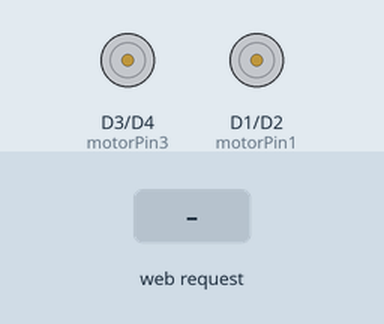
A sketch run on a simulated ESP8266 (NodeMCU). On the bench: motor-driver pin pairs drawn as motors (green arrow = first pin HIGH = forward, orange = second pin HIGH = backward, longer = more drive). The test bench sets the inputs (shaded band). What the sketch prints to the serial monitor is not drawn.

Above: at 1.2 s.
1.3 s: HTTP request GET /forwards received
At 1.9 s:
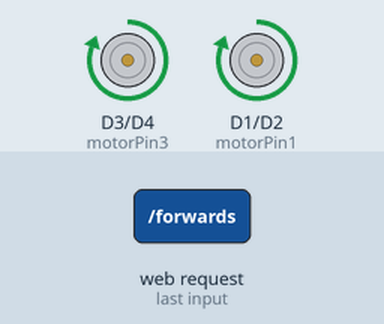
3.5 s: HTTP request GET /backwards received
At 4.1 s:
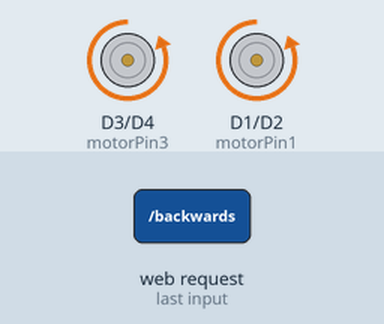
5.7 s: HTTP request GET /turnleft received
At 6.5 s:
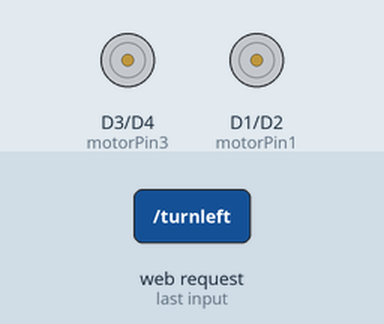
7.3 s: HTTP request GET /turnright received
At 7.8 s:
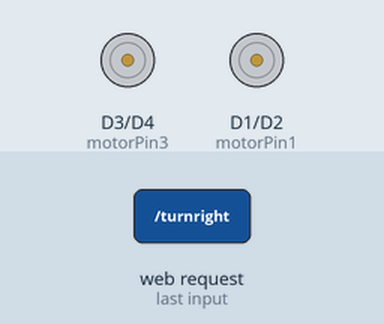
8.9 s: HTTP request GET /flipout received
At 10.1 s:
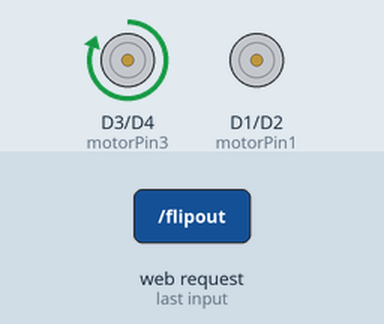
Timing chart, 0 to 12.5 s (numbered marks = the images above; inputs shaded):
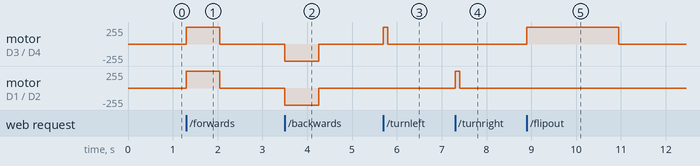

The sketch:

ball0.3.ino
```cpp
#include <ESP8266WiFi.h>
#include <WiFiClient.h>
#include <ESP8266WebServer.h>
#include <DNSServer.h>

int motorPin1 = D1; //A1-B
int motorPin2 = D2; //A1-A
int motorPin3 = D3; //B1-B
int motorPin4 = D4; //B1-A
int beepPin = D8;

int melody[] = {  1976,1976, 1568,1760, 3136, 1976};
int noteDurations[] = {  4, 8, 8, 4, 4, 4};
String responseHTML = "<!DOCTYPE html><head><meta name='viewport' content='width=device-width, initial-scale=1.0, maximum-scale=1.0, user-scalable=no' /><style>html, body {height: 100%; margin: 0px;}</style><title>BallBot</title></head><body><div id='top' style='height: 33%;'><a href=''><div id='topl' style='min-width: 33%; height: 100%; float:left'>x</div></a><a href='/forwards'><div id='topm' style='width: 33%; height: 100%; float:left; background-color: blue'><h1>&#8593;</h1></div></a><a href='/flipout'><div id='topr' style='width: 33%; height: 100%; float:left'>FLIPOUT</div></a></div><div id='middle' style='height: 33%'><a href='/turnleft'><div id='middlel' style='width: 33%; height: 100%; float:left; background-color: blue'><h1>&lt;X</h1></div></a><a href='/beep'><div id='middlem' style='width: 33%; height: 100%; float:left; background-color: red'></div></a><a href='/turnright'><div id='middler' style='width: 33%; height: 100%; float:left; background-color: blue'><h1>&gt;</h1></div></a></div><div id='bottom' style='height: 33%'><a href=''><div id='bottoml' style='width: 33%; height: 100%; float:left'></div></a><a href='/backwards'><div id='bottomm' style='width: 33%; height: 100%; float:left; background-color: blue'><h1>v</h1></div></a><a href=''><div id='bottomr' style='width: 33%; height: 100%; float:left;'></div></a></div></body></html>";

byte fullspeed = 255;
byte halfspeed = 120;
byte zerospeed = 0;

const byte DNS_PORT = 80;
IPAddress apIP(192, 168, 1, 1);
const char *ssidbot = "Dude";
const char *password = "thereisnospoon";
DNSServer dnsServer;
ESP8266WebServer server(80);
void robotBeep(){
  for (int thisNote = 0; thisNote < 8; thisNote++) {
    int noteDuration = 1000 / noteDurations[thisNote];
    tone(beepPin, melody[thisNote], noteDuration);
    int pauseBetweenNotes = noteDuration * 1.30;
    delay(pauseBetweenNotes);
    noTone(beepPin);
  }
}
 void stopall(){
   digitalWrite(motorPin1, 0);
  digitalWrite(motorPin2, 0);
  digitalWrite(motorPin3, 0);
  digitalWrite(motorPin4, 0);
 }
void forwards(int duration)
{
  digitalWrite(motorPin1, fullspeed);
  digitalWrite(motorPin2, 0);
  digitalWrite(motorPin3, fullspeed);
  digitalWrite(motorPin4, 0);
  delay(duration*0.6);
  digitalWrite(motorPin1, halfspeed);
  digitalWrite(motorPin3, halfspeed);
  delay(duration*0.4);
  stopall();
  Serial.write("forwards "+ duration);
}
void backwards(int duration)
{
  digitalWrite(motorPin1, 0);
  digitalWrite(motorPin2, fullspeed);
  digitalWrite(motorPin3, 0);
  digitalWrite(motorPin4, fullspeed);
  delay(duration);
  stopall();
  Serial.write("backwards "+ duration);
}
void pause(int duration)
{
   digitalWrite(motorPin1, 0);
  digitalWrite(motorPin2, 0);
  digitalWrite(motorPin3, 0);
  digitalWrite(motorPin4, 0);
  delay(duration);
  Serial.write("pause "+ duration);
 }

 void turnright(int duration)
{
  digitalWrite(motorPin1, fullspeed);
  digitalWrite(motorPin2, 0);
  digitalWrite(motorPin3, 0);
  digitalWrite(motorPin4, 0);
  delay(duration);
  stopall();
}
void turnleft(int duration)
{
  digitalWrite(motorPin1, 0);
  digitalWrite(motorPin2, 0);
  digitalWrite(motorPin3, fullspeed);
  digitalWrite(motorPin4, 0);
  delay(duration);
  stopall();
}
void flip(int duration)
{
  digitalWrite(motorPin1, fullspeed);
  digitalWrite(motorPin2, 0);
  digitalWrite(motorPin3, fullspeed);
  digitalWrite(motorPin4, 0);
  delay(duration);
  stopall();
}
void handleRoot() {
  server.send(200, "text/html", responseHTML);
}
void handleforewards(){
forwards(750);
  server.send(200, "text/html", responseHTML);
}
void handlebackwards(){
backwards(750);
  server.send(200, "text/html", responseHTML);
}
void handleleft(){
turnleft(100);
  server.send(200, "text/html", responseHTML);
}
void handleright(){
turnright(100);
  server.send(200, "text/html", responseHTML);
}
void handleflipout(){
turnleft(2050);
  server.send(200, "text/html", responseHTML);
}
void handlebeep(){
robotBeep();
  server.send(200, "text/html", responseHTML);
}
void setup() {
  pinMode(motorPin1, OUTPUT);
  pinMode(motorPin2, OUTPUT);
  pinMode(motorPin3, OUTPUT);
  pinMode(motorPin4, OUTPUT);
  digitalWrite(motorPin1, LOW);
  digitalWrite(motorPin2, LOW);
  digitalWrite(motorPin3, LOW);
  digitalWrite(motorPin4, LOW);

WiFi.softAP(ssidbot, password);
WiFi.softAPConfig(apIP, apIP, IPAddress(255, 255, 255, 0));
dnsServer.start(DNS_PORT, "*", apIP);

  server.on("/", handleRoot);
  server.on("/forwards", handleforewards);
  server.on("/backwards", handlebackwards);
   server.on("/turnleft", handleleft);
    server.on("/turnright", handleright);
  server.on("/flipout", handleflipout);
  server.on("/beep", handlebeep);
  server.onNotFound([]() {
  server.send(200, "text/html", responseHTML);
  });

  server.begin();
}

void loop() {
  // put your main code here, to run repeatedly:
dnsServer.processNextRequest();
server.handleClient();

}
```

Measured:
- after the input at 1.3 s, motor on D3 (motorPin3) / D4 (motorPin4), motor on D1 (motorPin1) / D2 (motorPin2): stopped → forward 255/255 at once, → stopped 0.75 s later
- after the input at 3.5 s, motor on D3 (motorPin3) / D4 (motorPin4), motor on D1 (motorPin1) / D2 (motorPin2): stopped → backward 255/255 at once, → stopped 0.75 s later
- after the input at 5.7 s, motor on D3 (motorPin3) / D4 (motorPin4): stopped → forward 255/255 at once, → stopped 0.10 s later
- after the input at 7.3 s, motor on D1 (motorPin1) / D2 (motorPin2): stopped → forward 255/255 at once, → stopped 0.10 s later
- after the input at 8.9 s, motor on D3 (motorPin3) / D4 (motorPin4): stopped → forward 255/255 at once, → stopped 2.1 s later
